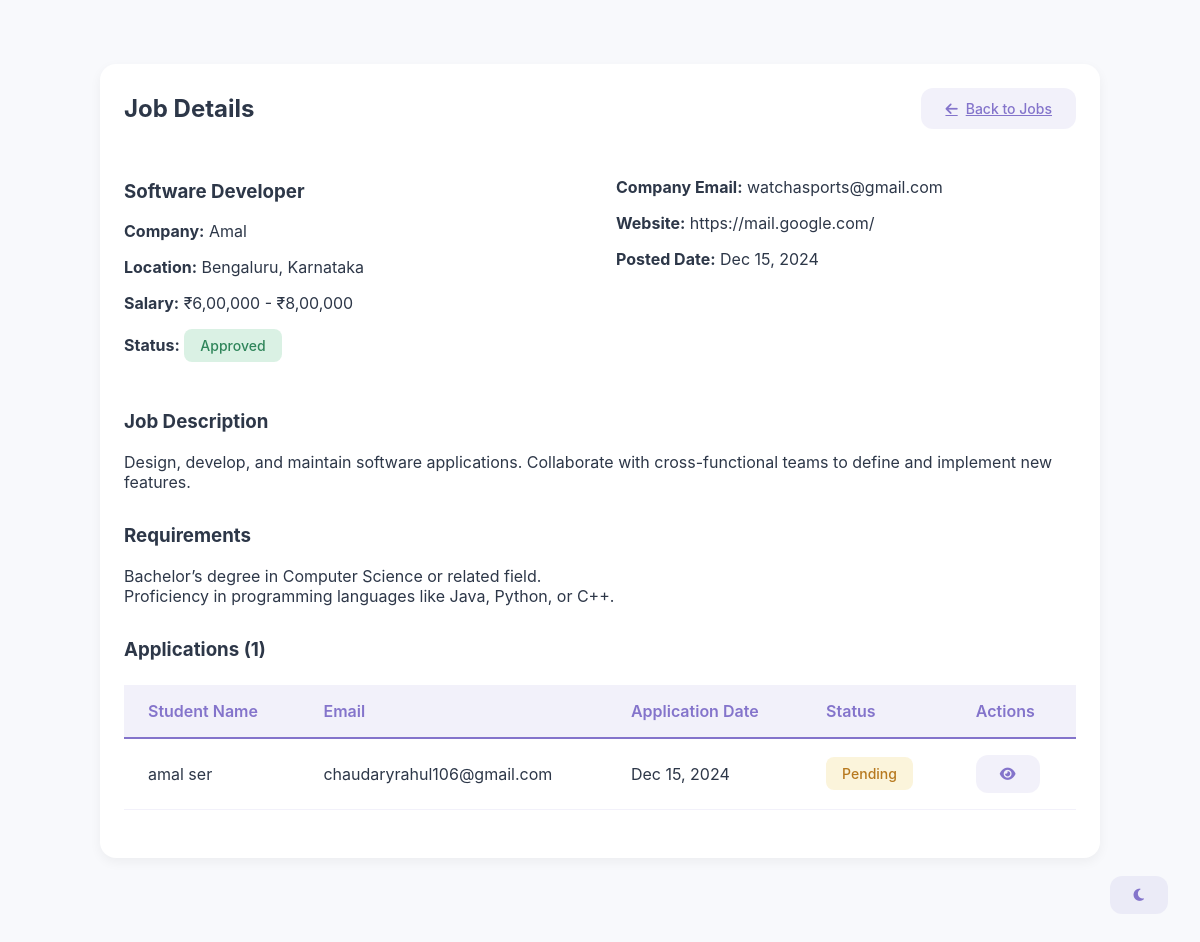
Screenshot of /job_details.php?id=5705 (signed in) with the database file from the repository.
### tables this page shows
CREATE TABLE `job_listings` (
  `id` int(11) NOT NULL,
  `company_id` int(11) DEFAULT NULL,
  `title` varchar(100) NOT NULL,
  `description` text NOT NULL,
  `requirements` text DEFAULT NULL,
  `salary` varchar(50) DEFAULT NULL,
  `location` varchar(100) DEFAULT NULL,
  `job_type` enum('full-time','part-time','contract','internship') DEFAULT 'full-time',
  `image_path` varchar(255) DEFAULT NULL,
  `posted_at` timestamp NULL DEFAULT current_timestamp(),
  `status` enum('pending','approved','rejected') DEFAULT 'pending',
  `expiration_date` datetime DEFAULT (`posted_at` + interval 30 day)
);

CREATE TABLE `company_profiles` (
  `id` int(11) NOT NULL,
  `user_id` int(11) DEFAULT NULL,
  `company_name` varchar(100) NOT NULL,
  `description` text DEFAULT NULL,
  `website` varchar(255) DEFAULT NULL
);

CREATE TABLE `users` (
  `id` int(11) NOT NULL,
  `username` varchar(50) NOT NULL,
  `password` varchar(255) NOT NULL,
  `email` varchar(100) NOT NULL,
  `user_type` enum('admin','company','student') NOT NULL,
  `created_at` timestamp NULL DEFAULT current_timestamp()
);

CREATE TABLE `job_applications` (
  `id` int(11) NOT NULL,
  `job_id` int(11) DEFAULT NULL,
  `student_id` int(11) DEFAULT NULL,
  `application_date` timestamp NULL DEFAULT current_timestamp(),
  `status` enum('pending','reviewed','accepted','rejected') DEFAULT 'pending'
);

CREATE TABLE `student_profiles` (
  `id` int(11) NOT NULL,
  `user_id` int(11) DEFAULT NULL,
  `full_name` varchar(100) NOT NULL,
  `date_of_birth` date DEFAULT NULL,
  `education` text DEFAULT NULL,
  `skills` text DEFAULT NULL,
  `resume_path` varchar(255) DEFAULT NULL
);

### job_details.php (the view, shortened to what this page needs)
<?php
require_once 'db_connect.php';
$job_id = $_GET['id'];
$job_query = "SELECT j.*, c.company_name, c.website, u.email as company_email
              FROM job_listings j
              LEFT JOIN company_profiles c ON j.company_id = c.id
              LEFT JOIN users u ON c.user_id = u.id
              WHERE j.id = $job_id";
$job_result = mysqli_query($conn, $job_query);
$job = mysqli_fetch_assoc($job_result);
$applications_query = "SELECT ja.*, sp.full_name, u.email
                      FROM job_applications ja
                      JOIN student_profiles sp ON ja.student_id = sp.id
                      JOIN users u ON sp.user_id = u.id
                      WHERE ja.job_id = $job_id";
$applications_result = mysqli_query($conn, $applications_query);
?>
<!DOCTYPE html>
<html lang="en">
<head>
    <link rel="stylesheet" href="shared-styles.css">
    <link rel="stylesheet" href="https://cdnjs.cloudflare.com/ajax/libs/font-awesome/6.1.1/css/all.min.css">
</head>
<body>
    <div class="container">
        <main class="main-content" style="margin: 2rem auto; max-width: 1000px;">
            <div class="card">
                <div style="display: flex; justify-content: space-between; align-items: center; margin-bottom: 2rem;">
                    <h2 style="margin: 0;">Job Details</h2>
                    <a href="admin_dashboard.php?page=jobs" class="btn btn-secondary">
                        <i class="fas fa-arrow-left"></i> Back to Jobs
                    </a>
                </div>
                <div class="job-details">
                    <div class="details-grid" style="display: grid; grid-template-columns: repeat(2, 1fr); gap: 2rem; margin-bottom: 2rem;">
                        <div>
                            <h3><?php echo $job['title']; ?></h3>
                            <p><strong>Company:</strong> <?php echo $job['company_name']; ?></p>
                            <p><strong>Location:</strong> <?php echo $job['location']; ?></p>
                            <p><strong>Salary:</strong> <?php echo $job['salary']; ?></p>
                            <p><strong>Status:</strong>
                                <span class="status-badge status-<?php echo $job['status']; ?>">
                                    <?php echo ucfirst($job['status']); ?>
                                </span>
                            </p>
                        </div>
                        <div>
                            <p><strong>Company Email:</strong> <?php echo $job['company_email']; ?></p>
                            <p><strong>Website:</strong> <?php echo $job['website'] ?: 'Not provided'; ?></p>
                            <p><strong>Posted Date:</strong> <?php echo date('M d, Y', strtotime($job['posted_at'])); ?></p>
                        </div>
                    </div>
                    <div class="description-section" style="margin-bottom: 2rem;">
                        <h3>Job Description</h3>
                        <p><?php echo nl2br($job['description']); ?></p>
                    </div>
                    <div class="requirements-section" style="margin-bottom: 2rem;">
                        <h3>Requirements</h3>
                        <p><?php echo nl2br($job['requirements']); ?></p>
                    </div>
                    <h3>Applications (<?php echo mysqli_num_rows($applications_result); ?>)</h3>
                    <div class="table-responsive">
                        <table>
                            <thead>
                                <tr>
                                    <th>Student Name</th>
                                    <th>Email</th>
                                    <th>Application Date</th>
                                    <th>Status</th>
                                    <th>Actions</th>
                                </tr>
                            </thead>
                            <tbody>
                                <?php while($application = mysqli_fetch_assoc($applications_result)) { ?>
                                    <tr>
                                        <td><?php echo $application['full_name']; ?></td>
                                        <td><?php echo $application['email']; ?></td>
                                        <td><?php echo date('M d, Y', strtotime($application['application_date'])); ?></td>
                                        <td>
                                            <span class="status-badge status-<?php echo $application['status']; ?>">
                                                <?php echo ucfirst($application['status']); ?>
                                            </span>
                                        </td>
                                        <td>
                                            <button class="btn btn-secondary" onclick="viewApplication(<?php echo $application['id']; ?>)">
                                                <i class="fas fa-eye"></i>
                                            </button>
                                        </td>
                                    </tr>
                                <?php } ?>
                            </tbody>
                        </table>
                    </div>
                </div>
            </div>
        </main>
    </div>
    <button id="darkModeToggle" class="btn btn-secondary" style="position: fixed; bottom: 2rem; right: 2rem;">
        <i class="fas fa-moon"></i>
    </button>
</body>
</html>

### shared-styles.css (style rules this page uses)
:root { --primary-color: #8474cb; --primary-hover: #7264bb; --secondary-color: #4a5568; --background-light: #f8f9fc; --background-dark: #1a1c25; --text-light: #2d3748; --text-dark: #e2e8f0; --card-light: #ffffff; --card-dark: #242631; --accent-color: #ed64a6; --success-color: #48bb78; --warning-color: #ecc94b; --danger-color: #f56565; }
body { font-family: 'Inter', 'Segoe UI', sans-serif; margin: 0; padding: 0; transition: background-color 0.3s, color 0.3s; background-color: var(--background-light); color: var(--text-light); }
.container { display: flex; min-height: 100vh; }
.main-content { flex-grow: 1; padding: 2rem 2.5rem; overflow-y: auto; }
.card { background-color: var(--card-light); border-radius: 16px; box-shadow: 0 4px 12px rgba(0, 0, 0, 0.05); padding: 1.5rem; margin-bottom: 1.5rem; transition: transform 0.3s ease, box-shadow 0.3s ease; }
table { width: 100%; border-collapse: separate; border-spacing: 0; margin: 1.5rem 0; }
th { background-color: rgba(132, 116, 203, 0.1); color: var(--primary-color); font-weight: 600; padding: 1rem 1.5rem; text-align: left; border-bottom: 2px solid var(--primary-color); }
td { padding: 1rem 1.5rem; border-bottom: 1px solid rgba(132, 116, 203, 0.1); }
.status-badge { display: inline-flex; align-items: center; padding: 0.5rem 1rem; font-size: 0.875rem; font-weight: 500; border-radius: 8px; text-transform: capitalize; }
.status-pending { background-color: rgba(236, 201, 75, 0.2); color: #b7791f; }
.status-approved { background-color: rgba(72, 187, 120, 0.2); color: #2f855a; }
.btn { display: inline-flex; align-items: center; justify-content: center; padding: 0.75rem 1.5rem; font-size: 0.875rem; font-weight: 500; border-radius: 12px; transition: all 0.3s ease; border: none; cursor: pointer; gap: 0.5rem; }
.btn-secondary { background-color: rgba(132, 116, 203, 0.1); color: var(--primary-color); }

### rows the page displays
job_listings: title "Software Developer", company.company_name "Amal", location "Bengaluru, Karnataka", salary "₹6,00,000 - ₹8,00,000", status "Approved", users.email "watchasports@gmail.com", company.website "https://mail.google.com/", posted_at "Dec 15, 2024", description "Design, develop, and maintain software applications. Collaborate with cross-functional teams to define and implement new features.", requirements "Bachelor’s degree in Computer Science or related field. Proficiency in programming languages like Java, Python, or C++."
job_applications: student.full_name "amal ser", users.email "chaudaryrahul106@gmail.com", application_date "Dec 15, 2024", status "Pending"

### other values shown
mysqli_num_rows($applications_result) "1"
